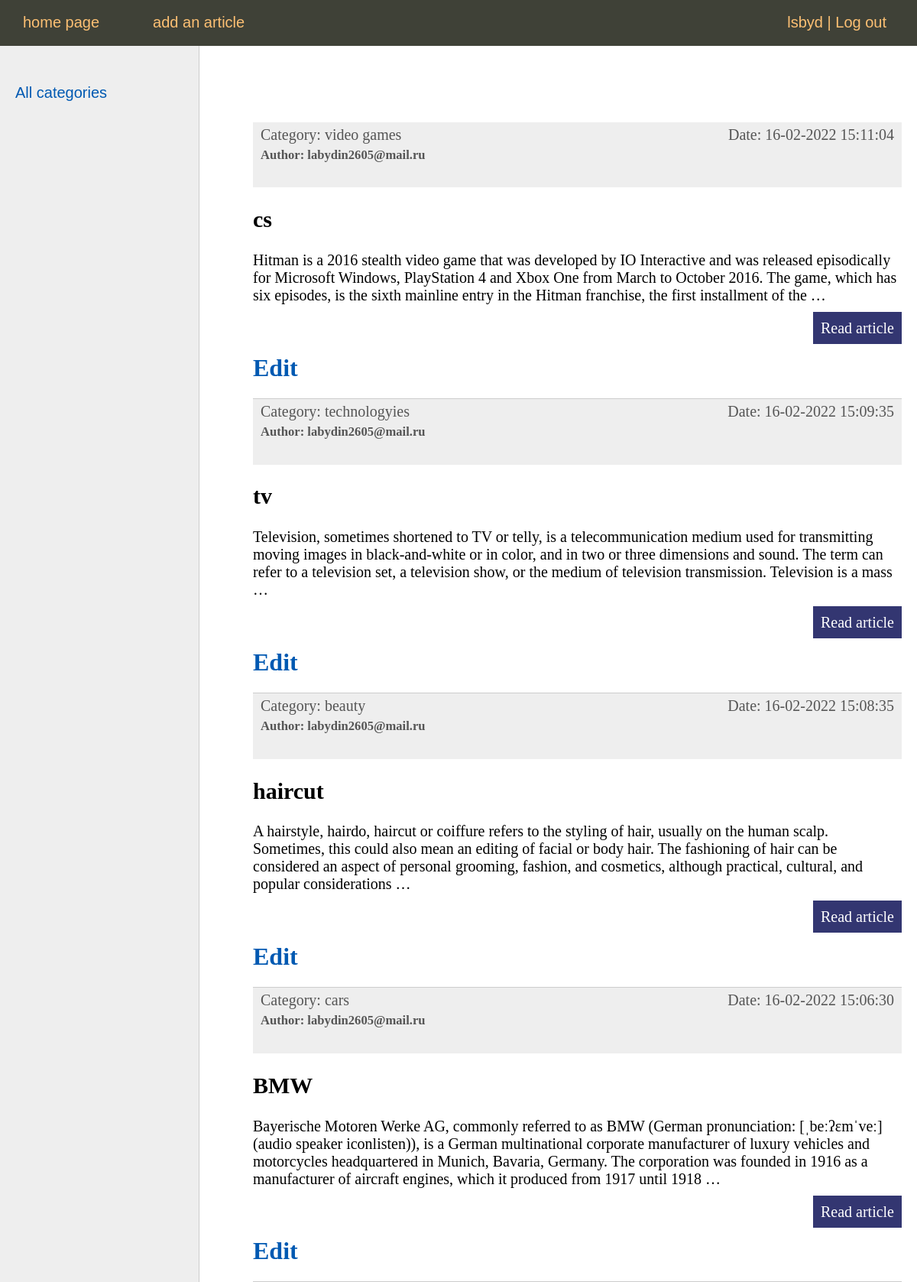
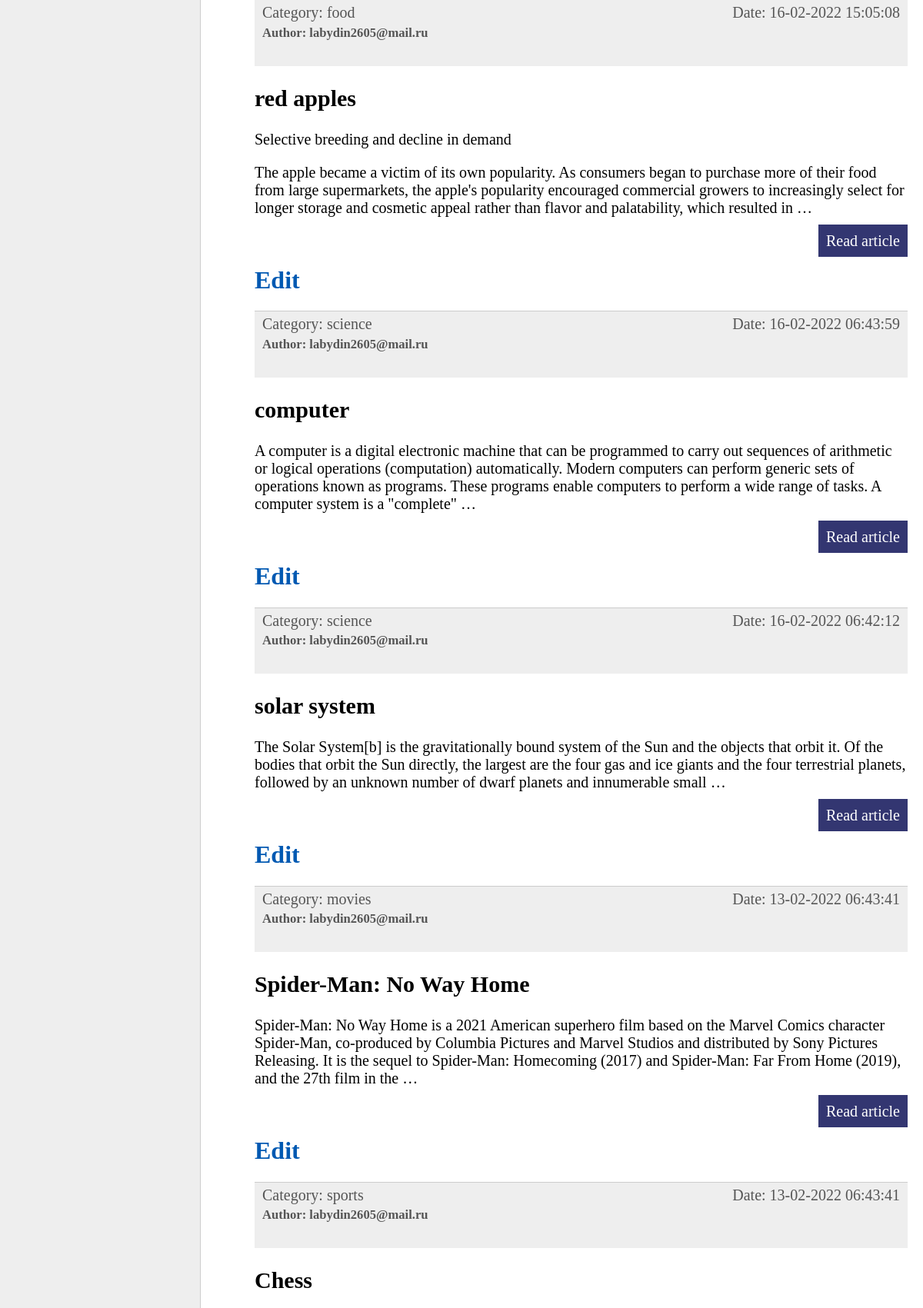
The page /my_article/ (signed in, upper part) on the database its author committed (2 pictures, top to bottom).
### articles_feed/models.py (models this page shows, shortened)
class Article(models.Model):
    title = models.CharField(max_length=255)
    slug = models.SlugField(max_length=255, unique=True, db_index=True, verbose_name="URL")
    content = models.TextField(blank=True)
    time_create = models.DateTimeField(auto_now_add=True)
    time_update = models.DateTimeField(auto_now=True)
    is_published = models.BooleanField(default=True)
    cat = models.ForeignKey('Category', on_delete=models.CASCADE, verbose_name='Category')
    user = models.ForeignKey(User, on_delete=models.CASCADE, verbose_name='User', null=True)
    def get_absolute_url(self):
        return reverse('article', kwargs={'article_slug': self.slug})
    class Meta:
        verbose_name = 'Articles'
        verbose_name_plural = 'Articles'
        ordering = ['-time_update', 'title']

class Category(models.Model):
    name = models.CharField(max_length=100, db_index=True)
    slug = models.SlugField(max_length=255, unique=True, db_index=True, verbose_name="URL")
    def __str__(self):
        return self.name
    class Meta:
        verbose_name = 'Category'
        verbose_name_plural = 'Category'
        ordering = ['id']

### articles_feed/views.py (the view)
# urls.py: path('my_article/', my_articles, name='my_articles'),
@login_required
def my_articles(request):
    articles = Article.objects.filter(user=request.user).order_by('-time_update')
    context = {'menu': menu,
               'title': 'my_articles',
               'articles': articles,
               'cat_selected': 0}
    return render(request, 'articles_feed/my_articles.html', context=context)

### articles_feed/templates/articles_feed/my_articles.html (shortened to what this page needs)
{% extends 'articles_feed/base.html' %}
{% block content %}
<ul class="list-articles">
    {% for article in articles %}
         <li><div class="article-panel">
    <p class="first">Category: {{article.cat}}</p>
    <p class="last">Date: {{article.time_update|date:"d-m-Y H:i:s"}}</p>
    <h5>Author: {{article.user.email}}</h5>
         </div>
             <h2>{{ article.title }}</h2>
    {% autoescape on %}
    {{ article.content|linebreaks|truncatewords:50 }}
    {% endautoescape %}
             <p class="link-read-post"><a href="{{ article.get_absolute_url }}">Read article</a></p>
             <h1><a href="{% url 'edit_article' article.slug %}">Edit</a></h1>
         </li>
    {% endfor %}
</ul>
{% endblock %}

### articles_feed/templates/articles_feed/base.html (shortened to what this page needs)
{% load static  %}
{% load article_feed_tags %}
<!DOCTYPE html>
<html lang="en">
<head>
    <link type="text/css" href="{% static 'articles_feed/css/styles.css' %}" rel="stylesheet"/>
</head>
<body>
{% block mainmenu %}
		<div class="header">
			<ul id="mainmenu" class="mainmenu">
{% for m in menu %}
			<li><a href="{% url m.url_name %}">{{m.title}}</a></li>
{% endfor %}
                {% if request.user.is_authenticated %}
                <li class="last"> {{user.username}} | <a href="{% url 'logout' %}">Log out</a> </li>
                {% else %}
				<li class="last"><a href="{% url 'register' %}">Sign in</a> | <a href="{% url 'login' %}">Log in</a></li>
                {% endif %}
			</ul>
		</div>
{% endblock mainmenu %}
<table class="table-content" border="0" cellspacing="0" cellpadding="0">
    <tr>
    <td valign="top" class="left-chapters">
    <ul id="leftchapters">
{% if cat_selected == 0 %}
        <li class="selected">All categories</li>
{% else %}
        <li><a href="{% url 'home' %}">All categories</a></li>
{% endif %}
    </ul>
    </td>
<td valign="top" class="content">
	<div class="content-text">
{% block content %}
{% endblock %}
	</div>
</td></tr></table>
</body>
</html>

### articles_feed/static/articles_feed/css/styles.css (style rules this page uses)
html, body { font-family: 'Arial'; margin: 0; padding: 0; height: 100%; width: 100%; color: #444; }
a { color: #0059b2; text-decoration: none; }
p.link-read-post { text-align: right; }
p.link-read-post a { padding: 10px; min-width: 100px; background: #333671; color: #fff; text-decoration: none; }
div.article-panel { background: #eee; padding: 5px 10px 5px 10px; box-sizing border-box; overflow: hidden; color: #555; }
div.article-panel p.first { margin: 0; float: left; }
div.article-panel p.last { margin: 0; float: right; }
ul.list-articles { list-style: none; margin: 0; padding: 0; }
ul.list-articles li { border-bottom: 1px solid #ccc; }
.header { background: #3F4137; height: 60px; }
ul.mainmenu { list-style: none; margin: 0; padding: 0; height: 60px; color: #fdc073; font-size: 20px; overflow: hidden; }
ul.mainmenu li { float: left; margin: 18px 40px 0 30px; }
ul.mainmenu li.last { float: right; }
ul.mainmenu li a { color: #fdc073; text-decoration: none; }
.table-content { width: 100%; min-height: 100%; height: 100%; }
.left-chapters { margin: 0; background: #eee; border-right: 1px solid #ccc; min-height: 100%; }
.left-chapters ul { width: 230px; min-height: 100%; margin: 0; padding: 20px 10px 10px 20px; list-style: none; font-size: 20px; }
.left-chapters ul li { margin: 30px 0 0 0; color: #999; }
.left-chapters ul li.selected { color: #0059b2; }
.content { padding: 40px 20px 20px 40px; width: 100%; box-sizing: border-box; }
.content-text { margin: 60px 0 0 30px; color: #000; font-size: 20px; font-family: Yandex Sans Display Light; }
.content-text h1 { font-size: 32px; }

### rows shown on the page
Article: cat "video games", time_update "16-02-2022 15:11:04", user.email "labydin2605@mail.ru", title "cs", content "Hitman is a 2016 stealth video game that was developed by IO Interactive and was released episodically for Microsoft Windows, PlayStation 4 and Xbox One from March to October 2016. The game, which has six episodes, is the sixth mainline entry in the Hitman franchise, the first installment of the …"
Article: cat "technologyies", time_update "16-02-2022 15:09:35", user.email "labydin2605@mail.ru", title "tv", content "Television, sometimes shortened to TV or telly, is a telecommunication medium used for transmitting moving images in black-and-white or in color, and in two or three dimensions and sound. The term can refer to a television set, a television show, or the medium of television transmission. Television is a mass …"
Article: cat "beauty", time_update "16-02-2022 15:08:35", user.email "labydin2605@mail.ru", title "haircut", content "A hairstyle, hairdo, haircut or coiffure refers to the styling of hair, usually on the human scalp. Sometimes, this could also mean an editing of facial or body hair. The fashioning of hair can be considered an aspect of personal grooming, fashion, and cosmetics, although practical, cultural, and popular considerations …"
Article: cat "cars", time_update "16-02-2022 15:06:30", user.email "labydin2605@mail.ru", title "BMW", content "Bayerische Motoren Werke AG, commonly referred to as BMW (German pronunciation: [ˌbeːʔɛmˈveː] (audio speaker iconlisten)), is a German multinational corporate manufacturer of luxury vehicles and motorcycles headquartered in Munich, Bavaria, Germany. The corporation was founded in 1916 as a manufacturer of aircraft engines, which it produced from 1917 until 1918 …"
Article: cat "food", time_update "16-02-2022 15:05:08", user.email "labydin2605@mail.ru", title "red apples", content "Selective breeding and decline in demand The apple became a victim of its own popularity. As consumers began to purchase more of their food from large supermarkets, the apple's popularity encouraged commercial growers to increasingly select for longer storage and cosmetic appeal rather than flavor and palatability, which resulted in …"
Article: cat "science", time_update "16-02-2022 06:43:59", user.email "labydin2605@mail.ru", title "computer", content "A computer is a digital electronic machine that can be programmed to carry out sequences of arithmetic or logical operations (computation) automatically. Modern computers can perform generic sets of operations known as programs. These programs enable computers to perform a wide range of tasks. A computer system is a \"complete\" …"
Article: cat "science", time_update "16-02-2022 06:42:12", user.email "labydin2605@mail.ru", title "solar system", content "The Solar System[b] is the gravitationally bound system of the Sun and the objects that orbit it. Of the bodies that orbit the Sun directly, the largest are the four gas and ice giants and the four terrestrial planets, followed by an unknown number of dwarf planets and innumerable small …"
Article: cat "movies", time_update "13-02-2022 06:43:41", user.email "labydin2605@mail.ru", title "Spider-Man: No Way Home", content "Spider-Man: No Way Home is a 2021 American superhero film based on the Marvel Comics character Spider-Man, co-produced by Columbia Pictures and Marvel Studios and distributed by Sony Pictures Releasing. It is the sequel to Spider-Man: Homecoming (2017) and Spider-Man: Far From Home (2019), and the 27th film in the …"
Article: cat "sports", time_update "13-02-2022 06:43:41", user.email "labydin2605@mail.ru", title "Chess"

### other values the page prints
{{ m.title }} "home page" "add an article"
{{ user.username }} "lsbyd"
